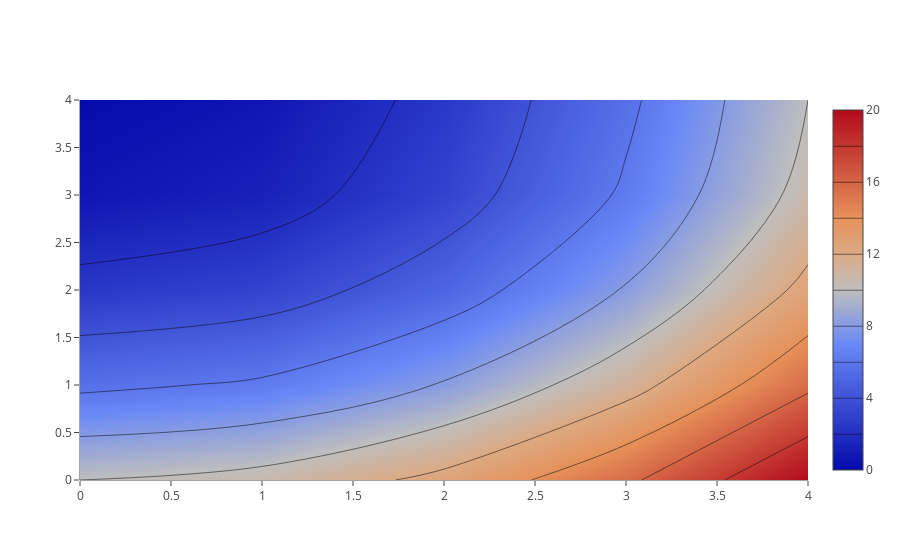

Write notebook code for a chart like this one.
### Markdown cell above
# Smooth Contour Coloring

### Code cell
import plotly.graph_objs as go

data=[
    go.Contour(
        z=[[10, 10.625, 12.5, 15.625, 20],
           [5.625, 6.25, 8.125, 11.25, 15.625],
           [2.5, 3.125, 5., 8.125, 12.5],
           [0.625, 1.25, 3.125, 6.25, 10.625],
           [0, 0.625, 2.5, 5.625, 10]],
        contours=dict(
            coloring='heatmap'
        )
    )
]
pyo.iplot(data)

### Figure 1 — Plotly figure (JSON) as saved in the notebook; plotly's stock layout.template omitted (floating-point values rounded to 4 significant figures)
{"data": [{"contours": {"coloring": "heatmap"}, "type": "contour", "uid": "a35ac01f-5dac-4649-98df-e8389befc344", "z": [[10, 10.62, 12.5, 15.62, 20], [5.625, 6.25, 8.125, 11.25, 15.62], [2.5, 3.125, 5, 8.125, 12.5], [0.625, 1.25, 3.125, 6.25, 10.62], [0, 0.625, 2.5, 5.625, 10]]}], "layout": {}}
